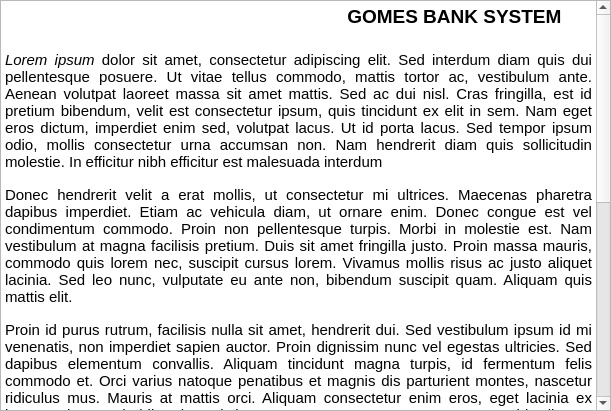
<?xml version="1.0" encoding="UTF-8"?>
<ui version="4.0">
 <class>about</class>
 <widget class="QWidget" name="about">
  <property name="geometry">
   <rect>
    <x>0</x>
    <y>0</y>
    <width>611</width>
    <height>411</height>
   </rect>
  </property>
  <property name="minimumSize">
   <size>
    <width>611</width>
    <height>411</height>
   </size>
  </property>
  <property name="maximumSize">
   <size>
    <width>611</width>
    <height>411</height>
   </size>
  </property>
  <property name="windowTitle">
   <string>About </string>
  </property>
  <widget class="QTextBrowser" name="textBrowser">
   <property name="geometry">
    <rect>
     <x>0</x>
     <y>0</y>
     <width>611</width>
     <height>411</height>
    </rect>
   </property>
   <property name="html">
    <string>&lt;!DOCTYPE HTML PUBLIC &quot;-//W3C//DTD HTML 4.0//EN&quot; &quot;http://www.w3.org/TR/REC-html40/strict.dtd&quot;&gt;
&lt;html&gt;&lt;head&gt;&lt;meta name=&quot;qrichtext&quot; content=&quot;1&quot; /&gt;&lt;style type=&quot;text/css&quot;&gt;
p, li { white-space: pre-wrap; }
&lt;/style&gt;&lt;/head&gt;&lt;body style=&quot; font-family:'Ubuntu'; font-size:10pt; font-weight:400; font-style:normal;&quot;&gt;
&lt;p style=&quot; margin-top:0px; margin-bottom:0px; margin-left:0px; margin-right:0px; -qt-block-indent:0; text-indent:0px;&quot;&gt;&lt;span style=&quot; font-size:14pt; font-weight:600; background-color:#ffffff;&quot;&gt;                                                                 GOMES BANK SYSTEM&lt;/span&gt;&lt;/p&gt;
&lt;p style=&quot;-qt-paragraph-type:empty; margin-top:0px; margin-bottom:0px; margin-left:0px; margin-right:0px; -qt-block-indent:0; text-indent:0px; font-size:14pt; font-weight:600;&quot;&gt;&lt;br /&gt;&lt;/p&gt;
&lt;p align=&quot;justify&quot; style=&quot; margin-top:0px; margin-bottom:15px; margin-left:0px; margin-right:0px; -qt-block-indent:0; text-indent:0px; background-color:#ffffff;&quot;&gt;&lt;span style=&quot; font-family:'Open Sans,Arial,sans-serif'; font-size:11pt; font-style:italic; color:#000000; background-color:#ffffff;&quot;&gt;Lorem ipsum &lt;/span&gt;&lt;span style=&quot; font-family:'Open Sans,Arial,sans-serif'; font-size:11pt; color:#000000; background-color:#ffffff;&quot;&gt;dolor sit amet, consectetur adipiscing elit. Sed interdum diam quis dui pellentesque posuere. Ut vitae tellus commodo, mattis tortor ac, vestibulum ante. Aenean volutpat laoreet massa sit amet mattis. Sed ac dui nisl. Cras fringilla, est id pretium bibendum, velit est consectetur ipsum, quis tincidunt ex elit in sem. Nam eget eros dictum, imperdiet enim sed, volutpat lacus. Ut id porta lacus. Sed tempor ipsum odio, mollis consectetur urna accumsan non. Nam hendrerit diam quis sollicitudin molestie. In efficitur nibh efficitur est malesuada interdum&lt;/span&gt;&lt;/p&gt;
&lt;p align=&quot;justify&quot; style=&quot; margin-top:0px; margin-bottom:15px; margin-left:0px; margin-right:0px; -qt-block-indent:0; text-indent:0px; background-color:#ffffff;&quot;&gt;&lt;span style=&quot; font-family:'Open Sans,Arial,sans-serif'; font-size:11pt; color:#000000; background-color:#ffffff;&quot;&gt;Donec hendrerit velit a erat mollis, ut consectetur mi ultrices. Maecenas pharetra dapibus imperdiet. Etiam ac vehicula diam, ut ornare enim. Donec congue est vel condimentum commodo. Proin non pellentesque turpis. Morbi in molestie est. Nam vestibulum at magna facilisis pretium. Duis sit amet fringilla justo. Proin massa mauris, commodo quis lorem nec, suscipit cursus lorem. Vivamus mollis risus ac justo aliquet lacinia. Sed leo nunc, vulputate eu ante non, bibendum suscipit quam. Aliquam quis mattis elit.&lt;/span&gt;&lt;/p&gt;
&lt;p align=&quot;justify&quot; style=&quot; margin-top:0px; margin-bottom:15px; margin-left:0px; margin-right:0px; -qt-block-indent:0; text-indent:0px; background-color:#ffffff;&quot;&gt;&lt;span style=&quot; font-family:'Open Sans,Arial,sans-serif'; font-size:11pt; color:#000000; background-color:#ffffff;&quot;&gt;Proin id purus rutrum, facilisis nulla sit amet, hendrerit dui. Sed vestibulum ipsum id mi venenatis, non imperdiet sapien auctor. Proin dignissim nunc vel egestas ultricies. Sed dapibus elementum convallis. Aliquam tincidunt magna turpis, id fermentum felis commodo et. Orci varius natoque penatibus et magnis dis parturient montes, nascetur ridiculus mus. Mauris at mattis orci. Aliquam consectetur enim eros, eget lacinia ex luctus quis. Mauris bibendum tristique metus, nec congue eros accumsan id. Aliquam vulputate leo mi, in bibendum eros laoreet nec. Ut tempor posuere libero ut rutrum. Curabitur elementum nisi lorem, iaculis ultricies enim ultrices at. Vivamus placerat ligula tincidunt ligula bibendum semper. Orci varius natoque penatibus et magnis dis parturient montes, nascetur ridiculus mus.&lt;/span&gt;&lt;/p&gt;
&lt;p align=&quot;justify&quot; style=&quot; margin-top:0px; margin-bottom:15px; margin-left:0px; margin-right:0px; -qt-block-indent:0; text-indent:0px; background-color:#ffffff;&quot;&gt;&lt;span style=&quot; font-family:'Open Sans,Arial,sans-serif'; font-size:11pt; color:#000000; background-color:#ffffff;&quot;&gt;Donec neque dui, scelerisque non feugiat at, rutrum id lacus. Phasellus auctor turpis auctor libero ornare, egestas varius lectus bibendum. Pellentesque eget fermentum metus, sed rhoncus nibh. Nunc vel faucibus orci. Phasellus sodales eros non augue egestas, quis mollis ligula porttitor. Etiam pulvinar a magna in efficitur. Ut eleifend orci a dolor ornare porta. Maecenas dictum pharetra orci, convallis vehicula nisi. Etiam non sodales ligula. Donec sit amet consequat ante, sed vehicula est. Nam sed ipsum sollicitudin, venenatis tellus id, faucibus erat. Duis laoreet sem vestibulum libero lacinia, iaculis lacinia tortor ultricies. Morbi mattis dui sed lectus dapibus posuere. Fusce massa dolor, malesuada eget faucibus sollicitudin, porttitor eu dolor. Duis dictum gravida suscipit. Nulla sit amet egestas sem, eget tincidunt lectus.&lt;/span&gt;&lt;/p&gt;
&lt;p align=&quot;justify&quot; style=&quot; margin-top:0px; margin-bottom:15px; margin-left:0px; margin-right:0px; -qt-block-indent:0; text-indent:0px; background-color:#ffffff;&quot;&gt;&lt;span style=&quot; font-family:'Open Sans,Arial,sans-serif'; font-size:11pt; color:#000000; background-color:#ffffff;&quot;&gt;Fusce malesuada dui eget feugiat placerat. Pellentesque quis augue pharetra, bibendum sapien venenatis, accumsan ligula. Vivamus ultricies maximus turpis eu bibendum. Nulla nisl velit, aliquam porta condimentum sed, viverra nec mi. Nunc eu dapibus lectus, eget vulputate purus. Nunc efficitur auctor dictum. Ut in sem nulla. Vivamus aliquam massa eget ipsum fermentum euismod. Aenean id semper augue. Ut eros enim, ullamcorper ac sodales in, accumsan vitae quam. Sed nisl felis, tempor in tellus a, scelerisque pharetra velit. Nam urna ante, mollis ut dapibus sit amet, condimentum vel ante.&lt;/span&gt;&lt;/p&gt;&lt;/body&gt;&lt;/html&gt;</string>
   </property>
  </widget>
 </widget>
 <resources/>
 <connections/>
</ui>
